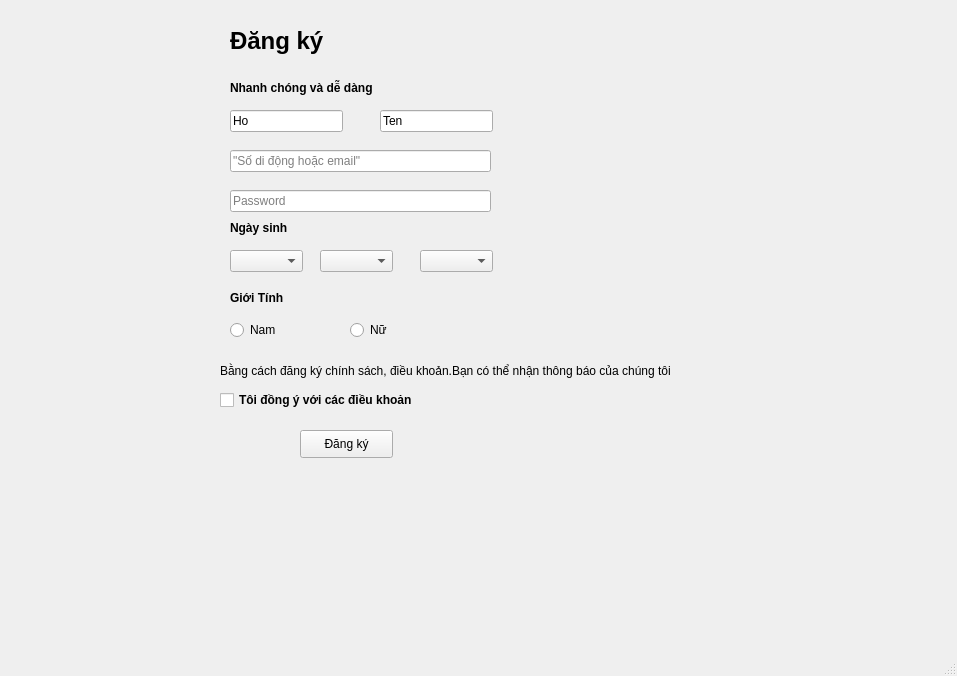
<?xml version="1.0" encoding="UTF-8"?>
<ui version="4.0">
 <class>MainWindow</class>
 <widget class="QMainWindow" name="MainWindow">
  <property name="geometry">
   <rect>
    <x>0</x>
    <y>0</y>
    <width>957</width>
    <height>676</height>
   </rect>
  </property>
  <property name="windowTitle">
   <string>Form Đăng ký</string>
  </property>
  <widget class="QWidget" name="centralwidget">
   <widget class="QLabel" name="label">
    <property name="geometry">
     <rect>
      <x>230</x>
      <y>20</y>
      <width>151</width>
      <height>41</height>
     </rect>
    </property>
    <property name="font">
     <font>
      <pointsize>18</pointsize>
      <weight>75</weight>
      <bold>true</bold>
     </font>
    </property>
    <property name="text">
     <string>Đăng ký</string>
    </property>
   </widget>
   <widget class="QLabel" name="label_2">
    <property name="geometry">
     <rect>
      <x>230</x>
      <y>80</y>
      <width>171</width>
      <height>16</height>
     </rect>
    </property>
    <property name="font">
     <font>
      <weight>75</weight>
      <bold>true</bold>
     </font>
    </property>
    <property name="text">
     <string>Nhanh chóng và dễ dàng</string>
    </property>
   </widget>
   <widget class="QLabel" name="label_3">
    <property name="geometry">
     <rect>
      <x>230</x>
      <y>220</y>
      <width>71</width>
      <height>16</height>
     </rect>
    </property>
    <property name="font">
     <font>
      <weight>75</weight>
      <bold>true</bold>
     </font>
    </property>
    <property name="text">
     <string>Ngày sinh</string>
    </property>
   </widget>
   <widget class="QLabel" name="label_4">
    <property name="geometry">
     <rect>
      <x>230</x>
      <y>290</y>
      <width>71</width>
      <height>16</height>
     </rect>
    </property>
    <property name="font">
     <font>
      <weight>75</weight>
      <bold>true</bold>
     </font>
    </property>
    <property name="text">
     <string>Giới Tính</string>
    </property>
   </widget>
   <widget class="QLabel" name="label_5">
    <property name="geometry">
     <rect>
      <x>220</x>
      <y>350</y>
      <width>521</width>
      <height>41</height>
     </rect>
    </property>
    <property name="text">
     <string>Bằng cách đăng ký chính sách, điều khoản.Bạn có thể nhận thông báo của chúng tôi </string>
    </property>
   </widget>
   <widget class="QLineEdit" name="txtHo">
    <property name="geometry">
     <rect>
      <x>230</x>
      <y>110</y>
      <width>113</width>
      <height>22</height>
     </rect>
    </property>
    <property name="text">
     <string>Ho</string>
    </property>
   </widget>
   <widget class="QLineEdit" name="txtTen">
    <property name="geometry">
     <rect>
      <x>380</x>
      <y>110</y>
      <width>113</width>
      <height>22</height>
     </rect>
    </property>
    <property name="text">
     <string>Ten</string>
    </property>
   </widget>
   <widget class="QLineEdit" name="lineEdit_4">
    <property name="geometry">
     <rect>
      <x>230</x>
      <y>190</y>
      <width>261</width>
      <height>22</height>
     </rect>
    </property>
    <property name="echoMode">
     <enum>QLineEdit::Password</enum>
    </property>
    <property name="placeholderText">
     <string>Password</string>
    </property>
   </widget>
   <widget class="QLineEdit" name="lineEdit_5">
    <property name="geometry">
     <rect>
      <x>230</x>
      <y>150</y>
      <width>261</width>
      <height>22</height>
     </rect>
    </property>
    <property name="text">
     <string/>
    </property>
    <property name="placeholderText">
     <string>&quot;Số di động hoặc email&quot;</string>
    </property>
   </widget>
   <widget class="QComboBox" name="cbNgay">
    <property name="geometry">
     <rect>
      <x>230</x>
      <y>250</y>
      <width>73</width>
      <height>22</height>
     </rect>
    </property>
   </widget>
   <widget class="QComboBox" name="cbThang">
    <property name="geometry">
     <rect>
      <x>320</x>
      <y>250</y>
      <width>73</width>
      <height>22</height>
     </rect>
    </property>
   </widget>
   <widget class="QComboBox" name="cbNam">
    <property name="geometry">
     <rect>
      <x>420</x>
      <y>250</y>
      <width>73</width>
      <height>22</height>
     </rect>
    </property>
   </widget>
   <widget class="QRadioButton" name="radNam">
    <property name="geometry">
     <rect>
      <x>230</x>
      <y>320</y>
      <width>95</width>
      <height>20</height>
     </rect>
    </property>
    <property name="text">
     <string>Nam</string>
    </property>
   </widget>
   <widget class="QRadioButton" name="radNu">
    <property name="geometry">
     <rect>
      <x>350</x>
      <y>320</y>
      <width>95</width>
      <height>20</height>
     </rect>
    </property>
    <property name="text">
     <string>Nữ</string>
    </property>
   </widget>
   <widget class="QCheckBox" name="checkBox">
    <property name="geometry">
     <rect>
      <x>220</x>
      <y>390</y>
      <width>221</width>
      <height>20</height>
     </rect>
    </property>
    <property name="font">
     <font>
      <weight>75</weight>
      <bold>true</bold>
     </font>
    </property>
    <property name="text">
     <string>Tôi đồng ý với các điều khoản</string>
    </property>
   </widget>
   <widget class="QPushButton" name="btnDangKy">
    <property name="geometry">
     <rect>
      <x>300</x>
      <y>430</y>
      <width>93</width>
      <height>28</height>
     </rect>
    </property>
    <property name="text">
     <string>Đăng ký</string>
    </property>
   </widget>
  </widget>
  <widget class="QMenuBar" name="menubar">
   <property name="geometry">
    <rect>
     <x>0</x>
     <y>0</y>
     <width>957</width>
     <height>26</height>
    </rect>
   </property>
  </widget>
  <widget class="QStatusBar" name="statusbar"/>
 </widget>
 <resources/>
 <connections/>
</ui>
